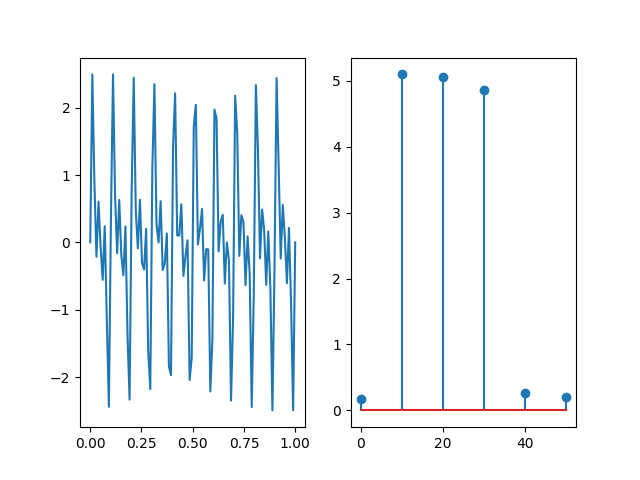

Here is the Python script that generated this plot:
import numpy as np
import matplotlib.pyplot as plt
import math as m

def sig_sin(t):
    return np.sin(2 * np.pi * 10 * t) + np.sin(2 * np.pi * 20 * t) + np.sin(2 * np.pi * 30 * t)

fs = 100
N = 10
time = np.linspace(0, 1, fs)
sig = sig_sin(time)

time2 = time[:N]
sig2 = sig_sin(time2)

# matricea Fourier pt N = 10
F = []
for a in range(N):
    line = []
    for b in range(N):
        nr = m.e**(-2 * m.pi * 1j * a * b / N)
        line.append(nr)
    F.append(line)

X = np.matmul(F, sig2)
coef = abs(X[:(N//2 + 1)])

frecv = np.array([0, 10, 20, 30, 40, 50])
fig, ax = plt.subplots(1, 2)
ax[0].plot(time, sig)
ax[1].stem(frecv, coef)
fig.savefig("ex3.pdf")
fig.savefig("ex3.png")
plt.show()
